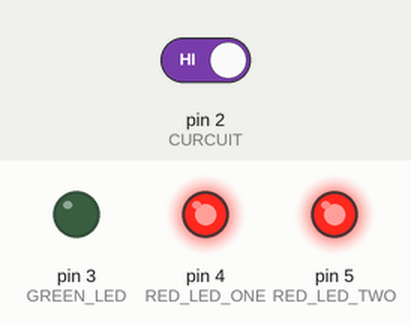
A sketch run on a simulated Arduino Uno, built with avr-gcc and run on an emulated ATmega328P. Shown: output pins drawn as LEDs (lit = HIGH). The inputs (shaded band) are chosen by the test bench; at power-on: pin 2 (CURCUIT) HIGH.

Above: at 1.8 s.
1.9 s: pin 2 (CURCUIT) driven LOW
At 3.7 s:
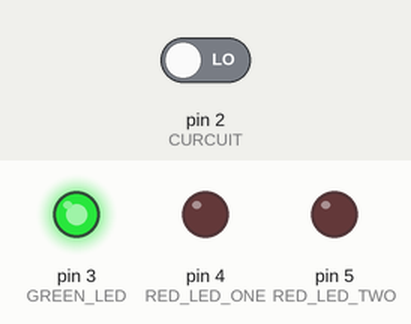
4.0 s: pin 2 (CURCUIT) driven HIGH
At 4.4 s:
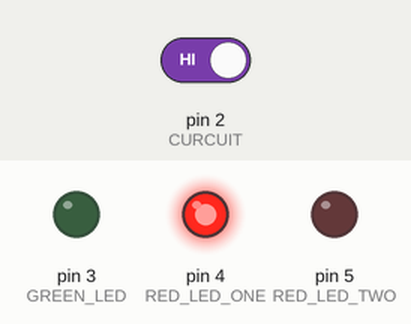
Timing chart, 0 to 7.0 s (numbered marks = the images above; inputs shaded):
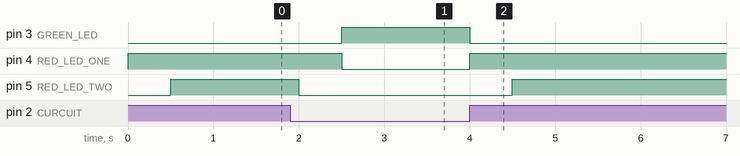

The sketch:

space_ship.ino
```cpp
/*  File: Spaceship
    Programmer: Daniel Richardson.
    Date: 7/1/2016
    This was the 3rd project in the Genuino starter kit
    that I have modified and improved. The idea of the program
    is to listen to the curcuit. If no volts are being receviced
    then the curcuit isn't complete, so power the green LED, otherwise
    (while the button is pressed) power two red LEDs and turn off
    the green LED.
*/


/* timer for delay() */
#define TIMER 500 // half a second.

/* Digital pins. */
enum
{
  RED_LED_ONE = 4,
  RED_LED_TWO = 5,
  GREEN_LED = 3,
  CURCUIT = 2
};

int switchState = 0;

void setup()
{
  // put your setup code here, to run once:
  pinMode(GREEN_LED, OUTPUT);
  pinMode(RED_LED_ONE, OUTPUT);
  pinMode(RED_LED_TWO, OUTPUT);
  pinMode(CURCUIT, INPUT);
}

void loop()
{
  // put your main code here, to run repeatedly:
  switchState = digitalRead(CURCUIT);

  if (switchState == LOW)
  {
    /*  switch has not been pressed. Power up
        green LED, power down both red LEDs */
    digitalWrite(RED_LED_TWO, LOW);
    delay(TIMER);
    digitalWrite(RED_LED_ONE, LOW);
    digitalWrite(GREEN_LED, HIGH);
  }
  else
  {
    /*  switch is currently pressed.
        power down green LED and power
        up both red LEDs */
    digitalWrite(GREEN_LED, LOW);
    digitalWrite(RED_LED_ONE, HIGH);
    delay(TIMER);
    digitalWrite(RED_LED_TWO, HIGH);
  }
}
```

Measured:
- after the input at 1.9 s, pin 3 (GREEN_LED): LOW → HIGH after 0.60 s; pin 4 (RED_LED_ONE): HIGH → LOW after 0.60 s; pin 5 (RED_LED_TWO): HIGH → LOW after 0.10 s
- after the input at 4.0 s, pin 3 (GREEN_LED): HIGH → LOW at once; pin 4 (RED_LED_ONE): LOW → HIGH at once; pin 5 (RED_LED_TWO): LOW → HIGH after 0.50 s
